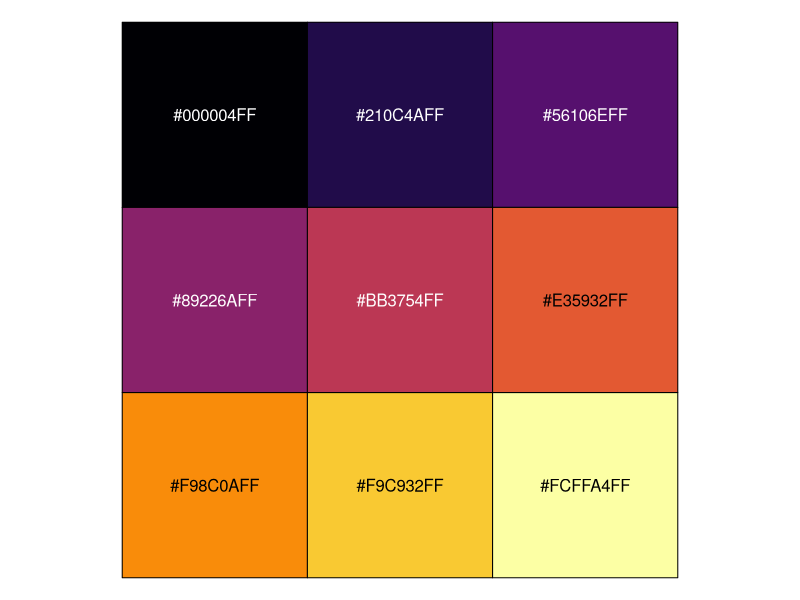
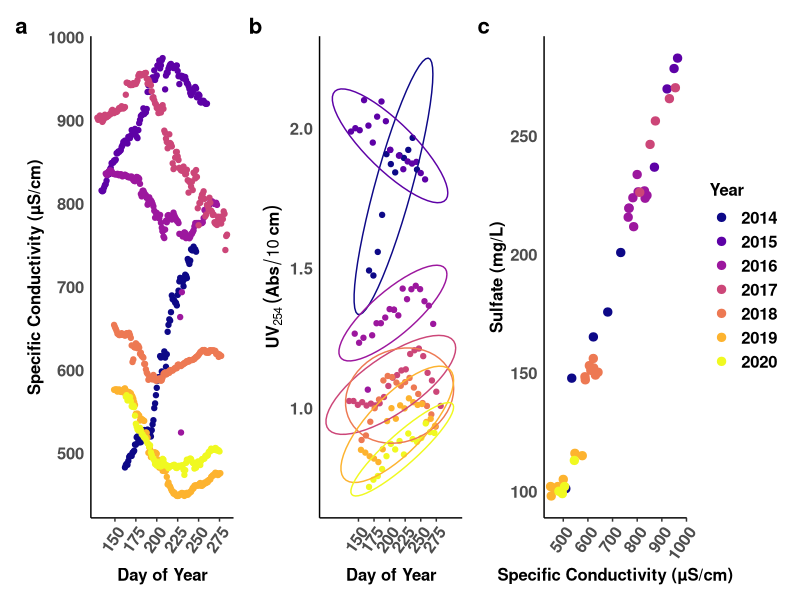

Write the R code that produced these figures, in order.

library(tidyverse)
library(here)
library(patchwork)
library(scales)
library(viridis)

show_col(viridis_pal(option = "B")(9))


all_dat <- read_csv(here('data/processed_data', 'BP_all_June72022.csv'))


#UV 254 plot by DOY 
UV254 <- ggplot(all_dat, aes(DOY, UV_254, colour = factor(Year))) +
  geom_point() + stat_ellipse() + 
  #geom_point(data = mean_UV254, aes(x = mean_DOY, y = mean_UV254), size = 5)+
  scale_colour_viridis_d(option = "plasma", direction = 1) + 
  scale_x_continuous(breaks = c(150, 175, 200, 225, 250, 275)) + 
  labs(colour = "Year") + 
  labs(x = "Day of Year", y = expression(bold(UV[254]~(Abs/10~cm))))+ 
  theme(axis.text.x = element_text(angle=55, hjust=1, vjust=1, face = "bold", size = 12),
        axis.text.y = element_text(face = "bold", size = 12),
        axis.title.x = element_text(face = "bold", size =12),
        axis.title.y = element_text(face = "bold", size = 12),
        panel.grid.major = element_blank(),
        panel.grid.minor = element_blank(),
        axis.ticks.y = element_blank(),
        axis.line = element_line(),
        legend.position = "none",
        panel.background = element_blank())



#SpCond plot by DOY 
SpCond <- ggplot(all_dat, aes(DOY, SpCondShallow, colour = factor(Year))) +
  geom_point() + #stat_ellipse() + 
  scale_colour_viridis_d(option = "plasma", direction = 1) + 
  scale_x_continuous(breaks = c(150, 175, 200, 225, 250, 275)) + 
  labs(colour = "Year") + 
  labs(x = "Day of Year", y = "Specific Conductivity (µS/cm)")+
  theme(axis.text.x = element_text(angle=55, hjust=1, vjust=1, face = "bold", size = 12),
        axis.text.y = element_text(face = "bold", size = 12),
        axis.title.x = element_text(face = "bold", size =12),
        axis.title.y = element_text(face = "bold", size = 12),
        panel.grid.major = element_blank(),
        panel.grid.minor = element_blank(),
        axis.ticks.y = element_blank(),
        axis.line = element_line(),
        legend.position = "none",
        panel.background = element_blank())


#Sulfate vs Conductivity plot 
mean_sulph <- all_dat %>% group_by(Year) %>% summarise("mean_Sulphate" = mean(Sulphate, na.rm = TRUE),
                                                       "mean_SpCondShallow" = mean(SpCondShallow, na.rm = TRUE)) 

Sulph <- ggplot(all_dat, aes(SpCondShallow, Sulphate, colour = factor(Year))) +
  geom_point(size = 2.5) + 
  #not run (adds arrows and centroids indicating direction of change)
  #geom_curve(aes(x = 607.4092, y = 158.0400, xend = 912.7121, yend = 266.8500), colour = "#0D0887FF", curvature = .8,  size = 1, arrow = arrow(angle = 30, type = "closed", length = unit(0.20, "inches"))) +
  #geom_curve(aes(x = 912.7121, y = 266.8500, xend = 796.1487, yend = 222.4800), colour = "#5D01A6FF", curvature = 0.75, size = 1, arrow = arrow(angle = 30, type = "closed", length = unit(0.20, "inches"))) +
  #geom_curve(aes(x = 796.1487, y = 222.4800, xend = 873.6846, yend = 252.8800), colour = "#9C179EFF", curvature = 0.75, size = 1, arrow = arrow(angle = 30, type = "closed", length = unit(0.20, "inches"))) +
  #geom_curve(aes(x = 873.6846, y = 252.8800, xend = 614.8507, yend = 150.8125), colour = "#CC4678FF", curvature = 1.25, size = 1,  arrow = arrow(angle = 30, type = "closed", length = unit(0.20, "inches"))) +
  #geom_curve(aes(x = 614.8507, y = 150.8125, xend = 497.7493, yend = 105.0000), colour = "#ED7953FF", curvature = -0.75, size =1, arrow = arrow(angle = 30, type = "closed", length = unit(0.20, "inches"))) +
  #geom_curve(aes(x = 497.7493, y = 105.0000, xend = 502.8972, yend = 102.8000), colour = "#FDB32FFF", arrow = arrow(angle = 30, type = "closed", length = unit(0.20, "inches"))) +
  #geom_point(data = mean_sulph, aes(x = mean_SpCondShallow, y = mean_Sulphate), size = 5, colour = "black")+
  #geom_point(data = mean_sulph, aes(x = mean_SpCondShallow, y = mean_Sulphate), size = 3.5)+
  scale_colour_viridis_d(option = "plasma", direction = 1) + 
  labs(colour = "Year") + 
  labs(x ="Specific Conductivity (µS/cm)", y = "Sulfate (mg/L)") +
  theme(axis.text.x = element_text(angle=55, hjust=1, vjust=1, face = "bold", size = 12),
        axis.text.y = element_text(face = "bold", size = 12),
        axis.title.x = element_text(face = "bold", size =12),
        axis.title.y = element_text(face = "bold", size = 12),
        panel.grid.major = element_blank(),
        panel.grid.minor = element_blank(),
        axis.ticks.y = element_blank(),
        axis.line = element_line(),
        legend.text = element_text(face = "bold", size = 12),
        legend.title = element_text(face = "bold", size =12),
        panel.background = element_blank())

#Figure 6
SpCond + UV254 + Sulph + plot_annotation(tag_levels = 'a') & theme(plot.tag = element_text(face = "bold", size = 16))
